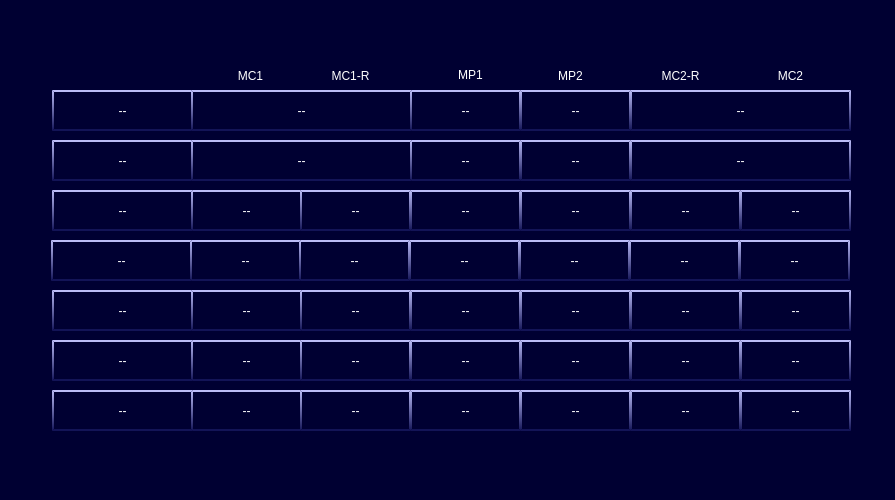
<?xml version="1.0" encoding="UTF-8"?>
<ui version="4.0">
 <class>RIOMLCUVersionControl</class>
 <widget class="QWidget" name="RIOMLCUVersionControl">
  <property name="geometry">
   <rect>
    <x>0</x>
    <y>0</y>
    <width>895</width>
    <height>500</height>
   </rect>
  </property>
  <property name="windowTitle">
   <string>Form</string>
  </property>
  <property name="styleSheet">
   <string notr="true">background-color: rgb(0, 0, 50);</string>
  </property>
  <widget class="QLabel" name="line3_3">
   <property name="geometry">
    <rect>
     <x>410</x>
     <y>190</y>
     <width>111</width>
     <height>41</height>
    </rect>
   </property>
   <property name="styleSheet">
    <string notr="true">border-top:2px solid rgb(187,188,247);
border-left: 2px solid qlineargradient(x1:0, y1:0, x2:0, y2:1,stop:0 rgb(187,188,247) , stop:1 rgb(19,20,87));
border-right: 2px solid qlineargradient(x1:0, y1:0, x2:0, y2:1,stop:0 rgb(187,188,247) , stop:1 rgb(19,20,87));
border-bottom:2px solid  rgb(19,20,87);
font:16px &quot;微软雅黑&quot; ;
color: rgb(255, 255, 255);
background-color: rgb(0, 0, 50);</string>
   </property>
   <property name="text">
    <string>--</string>
   </property>
   <property name="alignment">
    <set>Qt::AlignCenter</set>
   </property>
  </widget>
  <widget class="QLabel" name="line3_1">
   <property name="geometry">
    <rect>
     <x>191</x>
     <y>190</y>
     <width>111</width>
     <height>41</height>
    </rect>
   </property>
   <property name="styleSheet">
    <string notr="true">border-top:2px solid rgb(187,188,247);
border-left: 2px solid qlineargradient(x1:0, y1:0, x2:0, y2:1,stop:0 rgb(187,188,247) , stop:1 rgb(19,20,87));
border-right: 2px solid qlineargradient(x1:0, y1:0, x2:0, y2:1,stop:0 rgb(187,188,247) , stop:1 rgb(19,20,87));
border-bottom:2px solid  rgb(19,20,87);
font:16px &quot;微软雅黑&quot; ;
color: rgb(255, 255, 255);
background-color: rgb(0, 0, 50);</string>
   </property>
   <property name="text">
    <string>--</string>
   </property>
   <property name="alignment">
    <set>Qt::AlignCenter</set>
   </property>
  </widget>
  <widget class="QLabel" name="line4_4">
   <property name="geometry">
    <rect>
     <x>519</x>
     <y>240</y>
     <width>111</width>
     <height>41</height>
    </rect>
   </property>
   <property name="styleSheet">
    <string notr="true">border-top:2px solid rgb(187,188,247);
border-left: 2px solid qlineargradient(x1:0, y1:0, x2:0, y2:1,stop:0 rgb(187,188,247) , stop:1 rgb(19,20,87));
border-right: 2px solid qlineargradient(x1:0, y1:0, x2:0, y2:1,stop:0 rgb(187,188,247) , stop:1 rgb(19,20,87));
border-bottom:2px solid  rgb(19,20,87);
font:16px &quot;微软雅黑&quot; ;
color: rgb(255, 255, 255);
background-color: rgb(0, 0, 50);</string>
   </property>
   <property name="text">
    <string>--</string>
   </property>
   <property name="alignment">
    <set>Qt::AlignCenter</set>
   </property>
  </widget>
  <widget class="QLabel" name="line2_name">
   <property name="geometry">
    <rect>
     <x>52</x>
     <y>140</y>
     <width>141</width>
     <height>41</height>
    </rect>
   </property>
   <property name="styleSheet">
    <string notr="true">border-top:2px solid rgb(187,188,247);
border-left: 2px solid qlineargradient(x1:0, y1:0, x2:0, y2:1,stop:0 rgb(187,188,247) , stop:1 rgb(19,20,87));
border-right: 2px solid qlineargradient(x1:0, y1:0, x2:0, y2:1,stop:0 rgb(187,188,247) , stop:1 rgb(19,20,87));
border-bottom:2px solid  rgb(19,20,87);
font:16px &quot;微软雅黑&quot; ;
color: rgb(255, 255, 255);
background-color: rgb(0, 0, 50);</string>
   </property>
   <property name="text">
    <string>--</string>
   </property>
   <property name="alignment">
    <set>Qt::AlignCenter</set>
   </property>
  </widget>
  <widget class="QLabel" name="line6_1">
   <property name="geometry">
    <rect>
     <x>191</x>
     <y>340</y>
     <width>111</width>
     <height>41</height>
    </rect>
   </property>
   <property name="styleSheet">
    <string notr="true">border-top:2px solid rgb(187,188,247);
border-left: 2px solid qlineargradient(x1:0, y1:0, x2:0, y2:1,stop:0 rgb(187,188,247) , stop:1 rgb(19,20,87));
border-right: 2px solid qlineargradient(x1:0, y1:0, x2:0, y2:1,stop:0 rgb(187,188,247) , stop:1 rgb(19,20,87));
border-bottom:2px solid  rgb(19,20,87);
font:16px &quot;微软雅黑&quot; ;
color: rgb(255, 255, 255);
background-color: rgb(0, 0, 50);</string>
   </property>
   <property name="text">
    <string>--</string>
   </property>
   <property name="alignment">
    <set>Qt::AlignCenter</set>
   </property>
  </widget>
  <widget class="QLabel" name="lbl_1_Mp1_2">
   <property name="geometry">
    <rect>
     <x>310</x>
     <y>60</y>
     <width>81</width>
     <height>31</height>
    </rect>
   </property>
   <property name="styleSheet">
    <string notr="true">color: rgb(255, 255, 255);
font:16px &quot;微软雅黑&quot;;</string>
   </property>
   <property name="text">
    <string>MC1-R</string>
   </property>
   <property name="alignment">
    <set>Qt::AlignCenter</set>
   </property>
  </widget>
  <widget class="QLabel" name="line6_5">
   <property name="geometry">
    <rect>
     <x>630</x>
     <y>340</y>
     <width>111</width>
     <height>41</height>
    </rect>
   </property>
   <property name="styleSheet">
    <string notr="true">border-top:2px solid rgb(187,188,247);
border-left: 2px solid qlineargradient(x1:0, y1:0, x2:0, y2:1,stop:0 rgb(187,188,247) , stop:1 rgb(19,20,87));
border-right: 2px solid qlineargradient(x1:0, y1:0, x2:0, y2:1,stop:0 rgb(187,188,247) , stop:1 rgb(19,20,87));
border-bottom:2px solid  rgb(19,20,87);
font:16px &quot;微软雅黑&quot; ;
color: rgb(255, 255, 255);
background-color: rgb(0, 0, 50);</string>
   </property>
   <property name="text">
    <string>--</string>
   </property>
   <property name="alignment">
    <set>Qt::AlignCenter</set>
   </property>
  </widget>
  <widget class="QLabel" name="line3_2">
   <property name="geometry">
    <rect>
     <x>300</x>
     <y>190</y>
     <width>111</width>
     <height>41</height>
    </rect>
   </property>
   <property name="styleSheet">
    <string notr="true">border-top:2px solid rgb(187,188,247);
border-left: 2px solid qlineargradient(x1:0, y1:0, x2:0, y2:1,stop:0 rgb(187,188,247) , stop:1 rgb(19,20,87));
border-right: 2px solid qlineargradient(x1:0, y1:0, x2:0, y2:1,stop:0 rgb(187,188,247) , stop:1 rgb(19,20,87));
border-bottom:2px solid  rgb(19,20,87);
font:16px &quot;微软雅黑&quot; ;
color: rgb(255, 255, 255);
background-color: rgb(0, 0, 50);</string>
   </property>
   <property name="text">
    <string>--</string>
   </property>
   <property name="alignment">
    <set>Qt::AlignCenter</set>
   </property>
  </widget>
  <widget class="QLabel" name="line2_2">
   <property name="geometry">
    <rect>
     <x>410</x>
     <y>140</y>
     <width>111</width>
     <height>41</height>
    </rect>
   </property>
   <property name="styleSheet">
    <string notr="true">border-top:2px solid rgb(187,188,247);
border-left: 2px solid qlineargradient(x1:0, y1:0, x2:0, y2:1,stop:0 rgb(187,188,247) , stop:1 rgb(19,20,87));
border-right: 2px solid qlineargradient(x1:0, y1:0, x2:0, y2:1,stop:0 rgb(187,188,247) , stop:1 rgb(19,20,87));
border-bottom:2px solid  rgb(19,20,87);
font:16px &quot;微软雅黑&quot; ;
color: rgb(255, 255, 255);
background-color: rgb(0, 0, 50);</string>
   </property>
   <property name="text">
    <string>--</string>
   </property>
   <property name="alignment">
    <set>Qt::AlignCenter</set>
   </property>
  </widget>
  <widget class="QLabel" name="line5_5">
   <property name="geometry">
    <rect>
     <x>630</x>
     <y>290</y>
     <width>111</width>
     <height>41</height>
    </rect>
   </property>
   <property name="styleSheet">
    <string notr="true">border-top:2px solid rgb(187,188,247);
border-left: 2px solid qlineargradient(x1:0, y1:0, x2:0, y2:1,stop:0 rgb(187,188,247) , stop:1 rgb(19,20,87));
border-right: 2px solid qlineargradient(x1:0, y1:0, x2:0, y2:1,stop:0 rgb(187,188,247) , stop:1 rgb(19,20,87));
border-bottom:2px solid  rgb(19,20,87);
font:16px &quot;微软雅黑&quot; ;
color: rgb(255, 255, 255);
background-color: rgb(0, 0, 50);</string>
   </property>
   <property name="text">
    <string>--</string>
   </property>
   <property name="alignment">
    <set>Qt::AlignCenter</set>
   </property>
  </widget>
  <widget class="QLabel" name="line6_3">
   <property name="geometry">
    <rect>
     <x>410</x>
     <y>340</y>
     <width>111</width>
     <height>41</height>
    </rect>
   </property>
   <property name="styleSheet">
    <string notr="true">border-top:2px solid rgb(187,188,247);
border-left: 2px solid qlineargradient(x1:0, y1:0, x2:0, y2:1,stop:0 rgb(187,188,247) , stop:1 rgb(19,20,87));
border-right: 2px solid qlineargradient(x1:0, y1:0, x2:0, y2:1,stop:0 rgb(187,188,247) , stop:1 rgb(19,20,87));
border-bottom:2px solid  rgb(19,20,87);
font:16px &quot;微软雅黑&quot; ;
color: rgb(255, 255, 255);
background-color: rgb(0, 0, 50);</string>
   </property>
   <property name="text">
    <string>--</string>
   </property>
   <property name="alignment">
    <set>Qt::AlignCenter</set>
   </property>
  </widget>
  <widget class="QLabel" name="line1_1">
   <property name="geometry">
    <rect>
     <x>191</x>
     <y>90</y>
     <width>221</width>
     <height>41</height>
    </rect>
   </property>
   <property name="styleSheet">
    <string notr="true">border-top:2px solid rgb(187,188,247);
border-left: 2px solid qlineargradient(x1:0, y1:0, x2:0, y2:1,stop:0 rgb(187,188,247) , stop:1 rgb(19,20,87));
border-right: 2px solid qlineargradient(x1:0, y1:0, x2:0, y2:1,stop:0 rgb(187,188,247) , stop:1 rgb(19,20,87));
border-bottom:2px solid  rgb(19,20,87);
font:16px &quot;微软雅黑&quot; ;
color: rgb(255, 255, 255);
background-color: rgb(0, 0, 50);</string>
   </property>
   <property name="text">
    <string>--</string>
   </property>
   <property name="alignment">
    <set>Qt::AlignCenter</set>
   </property>
  </widget>
  <widget class="QLabel" name="line2_3">
   <property name="geometry">
    <rect>
     <x>520</x>
     <y>140</y>
     <width>111</width>
     <height>41</height>
    </rect>
   </property>
   <property name="styleSheet">
    <string notr="true">border-top:2px solid rgb(187,188,247);
border-left: 2px solid qlineargradient(x1:0, y1:0, x2:0, y2:1,stop:0 rgb(187,188,247) , stop:1 rgb(19,20,87));
border-right: 2px solid qlineargradient(x1:0, y1:0, x2:0, y2:1,stop:0 rgb(187,188,247) , stop:1 rgb(19,20,87));
border-bottom:2px solid  rgb(19,20,87);
font:16px &quot;微软雅黑&quot; ;
color: rgb(255, 255, 255);
background-color: rgb(0, 0, 50);</string>
   </property>
   <property name="text">
    <string>--</string>
   </property>
   <property name="alignment">
    <set>Qt::AlignCenter</set>
   </property>
  </widget>
  <widget class="QLabel" name="line1_2">
   <property name="geometry">
    <rect>
     <x>410</x>
     <y>90</y>
     <width>111</width>
     <height>41</height>
    </rect>
   </property>
   <property name="styleSheet">
    <string notr="true">border-top:2px solid rgb(187,188,247);
border-left: 2px solid qlineargradient(x1:0, y1:0, x2:0, y2:1,stop:0 rgb(187,188,247) , stop:1 rgb(19,20,87));
border-right: 2px solid qlineargradient(x1:0, y1:0, x2:0, y2:1,stop:0 rgb(187,188,247) , stop:1 rgb(19,20,87));
border-bottom:2px solid  rgb(19,20,87);
font:16px &quot;微软雅黑&quot; ;
color: rgb(255, 255, 255);
background-color: rgb(0, 0, 50);</string>
   </property>
   <property name="text">
    <string>--</string>
   </property>
   <property name="alignment">
    <set>Qt::AlignCenter</set>
   </property>
  </widget>
  <widget class="QLabel" name="lbl_1_Mp1">
   <property name="geometry">
    <rect>
     <x>210</x>
     <y>60</y>
     <width>81</width>
     <height>31</height>
    </rect>
   </property>
   <property name="styleSheet">
    <string notr="true">color: rgb(255, 255, 255);
font:16px &quot;微软雅黑&quot;;</string>
   </property>
   <property name="text">
    <string>MC1</string>
   </property>
   <property name="alignment">
    <set>Qt::AlignCenter</set>
   </property>
  </widget>
  <widget class="QLabel" name="line4_2">
   <property name="geometry">
    <rect>
     <x>299</x>
     <y>240</y>
     <width>111</width>
     <height>41</height>
    </rect>
   </property>
   <property name="styleSheet">
    <string notr="true">border-top:2px solid rgb(187,188,247);
border-left: 2px solid qlineargradient(x1:0, y1:0, x2:0, y2:1,stop:0 rgb(187,188,247) , stop:1 rgb(19,20,87));
border-right: 2px solid qlineargradient(x1:0, y1:0, x2:0, y2:1,stop:0 rgb(187,188,247) , stop:1 rgb(19,20,87));
border-bottom:2px solid  rgb(19,20,87);
font:16px &quot;微软雅黑&quot; ;
color: rgb(255, 255, 255);
background-color: rgb(0, 0, 50);</string>
   </property>
   <property name="text">
    <string>--</string>
   </property>
   <property name="alignment">
    <set>Qt::AlignCenter</set>
   </property>
  </widget>
  <widget class="QLabel" name="line2_1">
   <property name="geometry">
    <rect>
     <x>191</x>
     <y>140</y>
     <width>221</width>
     <height>41</height>
    </rect>
   </property>
   <property name="styleSheet">
    <string notr="true">border-top:2px solid rgb(187,188,247);
border-left: 2px solid qlineargradient(x1:0, y1:0, x2:0, y2:1,stop:0 rgb(187,188,247) , stop:1 rgb(19,20,87));
border-right: 2px solid qlineargradient(x1:0, y1:0, x2:0, y2:1,stop:0 rgb(187,188,247) , stop:1 rgb(19,20,87));
border-bottom:2px solid  rgb(19,20,87);
font:16px &quot;微软雅黑&quot; ;
color: rgb(255, 255, 255);
background-color: rgb(0, 0, 50);</string>
   </property>
   <property name="text">
    <string>--</string>
   </property>
   <property name="alignment">
    <set>Qt::AlignCenter</set>
   </property>
  </widget>
  <widget class="QLabel" name="line5_2">
   <property name="geometry">
    <rect>
     <x>300</x>
     <y>290</y>
     <width>111</width>
     <height>41</height>
    </rect>
   </property>
   <property name="styleSheet">
    <string notr="true">border-top:2px solid rgb(187,188,247);
border-left: 2px solid qlineargradient(x1:0, y1:0, x2:0, y2:1,stop:0 rgb(187,188,247) , stop:1 rgb(19,20,87));
border-right: 2px solid qlineargradient(x1:0, y1:0, x2:0, y2:1,stop:0 rgb(187,188,247) , stop:1 rgb(19,20,87));
border-bottom:2px solid  rgb(19,20,87);
font:16px &quot;微软雅黑&quot; ;
color: rgb(255, 255, 255);
background-color: rgb(0, 0, 50);</string>
   </property>
   <property name="text">
    <string>--</string>
   </property>
   <property name="alignment">
    <set>Qt::AlignCenter</set>
   </property>
  </widget>
  <widget class="QLabel" name="lbl_1_Mp1_3">
   <property name="geometry">
    <rect>
     <x>430</x>
     <y>59</y>
     <width>81</width>
     <height>31</height>
    </rect>
   </property>
   <property name="styleSheet">
    <string notr="true">color: rgb(255, 255, 255);
font:16px &quot;微软雅黑&quot;;</string>
   </property>
   <property name="text">
    <string>MP1</string>
   </property>
   <property name="alignment">
    <set>Qt::AlignCenter</set>
   </property>
  </widget>
  <widget class="QLabel" name="line3_6">
   <property name="geometry">
    <rect>
     <x>740</x>
     <y>190</y>
     <width>111</width>
     <height>41</height>
    </rect>
   </property>
   <property name="styleSheet">
    <string notr="true">border-top:2px solid rgb(187,188,247);
border-left: 2px solid qlineargradient(x1:0, y1:0, x2:0, y2:1,stop:0 rgb(187,188,247) , stop:1 rgb(19,20,87));
border-right: 2px solid qlineargradient(x1:0, y1:0, x2:0, y2:1,stop:0 rgb(187,188,247) , stop:1 rgb(19,20,87));
border-bottom:2px solid  rgb(19,20,87);
font:16px &quot;微软雅黑&quot; ;
color: rgb(255, 255, 255);
background-color: rgb(0, 0, 50);</string>
   </property>
   <property name="text">
    <string>--</string>
   </property>
   <property name="alignment">
    <set>Qt::AlignCenter</set>
   </property>
  </widget>
  <widget class="QLabel" name="line3_5">
   <property name="geometry">
    <rect>
     <x>630</x>
     <y>190</y>
     <width>111</width>
     <height>41</height>
    </rect>
   </property>
   <property name="styleSheet">
    <string notr="true">border-top:2px solid rgb(187,188,247);
border-left: 2px solid qlineargradient(x1:0, y1:0, x2:0, y2:1,stop:0 rgb(187,188,247) , stop:1 rgb(19,20,87));
border-right: 2px solid qlineargradient(x1:0, y1:0, x2:0, y2:1,stop:0 rgb(187,188,247) , stop:1 rgb(19,20,87));
border-bottom:2px solid  rgb(19,20,87);
font:16px &quot;微软雅黑&quot; ;
color: rgb(255, 255, 255);
background-color: rgb(0, 0, 50);</string>
   </property>
   <property name="text">
    <string>--</string>
   </property>
   <property name="alignment">
    <set>Qt::AlignCenter</set>
   </property>
  </widget>
  <widget class="QLabel" name="line5_name">
   <property name="geometry">
    <rect>
     <x>52</x>
     <y>290</y>
     <width>141</width>
     <height>41</height>
    </rect>
   </property>
   <property name="styleSheet">
    <string notr="true">border-top:2px solid rgb(187,188,247);
border-left: 2px solid qlineargradient(x1:0, y1:0, x2:0, y2:1,stop:0 rgb(187,188,247) , stop:1 rgb(19,20,87));
border-right: 2px solid qlineargradient(x1:0, y1:0, x2:0, y2:1,stop:0 rgb(187,188,247) , stop:1 rgb(19,20,87));
border-bottom:2px solid  rgb(19,20,87);
font:16px &quot;微软雅黑&quot; ;
color: rgb(255, 255, 255);
background-color: rgb(0, 0, 50);</string>
   </property>
   <property name="text">
    <string>--</string>
   </property>
   <property name="alignment">
    <set>Qt::AlignCenter</set>
   </property>
  </widget>
  <widget class="QLabel" name="line1_4">
   <property name="geometry">
    <rect>
     <x>630</x>
     <y>90</y>
     <width>221</width>
     <height>41</height>
    </rect>
   </property>
   <property name="styleSheet">
    <string notr="true">border-top:2px solid rgb(187,188,247);
border-left: 2px solid qlineargradient(x1:0, y1:0, x2:0, y2:1,stop:0 rgb(187,188,247) , stop:1 rgb(19,20,87));
border-right: 2px solid qlineargradient(x1:0, y1:0, x2:0, y2:1,stop:0 rgb(187,188,247) , stop:1 rgb(19,20,87));
border-bottom:2px solid  rgb(19,20,87);
font:16px &quot;微软雅黑&quot; ;
color: rgb(255, 255, 255);
background-color: rgb(0, 0, 50);</string>
   </property>
   <property name="text">
    <string>--</string>
   </property>
   <property name="alignment">
    <set>Qt::AlignCenter</set>
   </property>
  </widget>
  <widget class="QLabel" name="line3_name">
   <property name="geometry">
    <rect>
     <x>52</x>
     <y>190</y>
     <width>141</width>
     <height>41</height>
    </rect>
   </property>
   <property name="styleSheet">
    <string notr="true">border-top:2px solid rgb(187,188,247);
border-left: 2px solid qlineargradient(x1:0, y1:0, x2:0, y2:1,stop:0 rgb(187,188,247) , stop:1 rgb(19,20,87));
border-right: 2px solid qlineargradient(x1:0, y1:0, x2:0, y2:1,stop:0 rgb(187,188,247) , stop:1 rgb(19,20,87));
border-bottom:2px solid  rgb(19,20,87);
font:16px &quot;微软雅黑&quot; ;
color: rgb(255, 255, 255);
background-color: rgb(0, 0, 50);</string>
   </property>
   <property name="text">
    <string>--</string>
   </property>
   <property name="alignment">
    <set>Qt::AlignCenter</set>
   </property>
  </widget>
  <widget class="QLabel" name="lbl_1_Mp1_6">
   <property name="geometry">
    <rect>
     <x>530</x>
     <y>60</y>
     <width>81</width>
     <height>31</height>
    </rect>
   </property>
   <property name="styleSheet">
    <string notr="true">color: rgb(255, 255, 255);
font:16px &quot;微软雅黑&quot;;</string>
   </property>
   <property name="text">
    <string>MP2</string>
   </property>
   <property name="alignment">
    <set>Qt::AlignCenter</set>
   </property>
  </widget>
  <widget class="QLabel" name="line4_1">
   <property name="geometry">
    <rect>
     <x>190</x>
     <y>240</y>
     <width>111</width>
     <height>41</height>
    </rect>
   </property>
   <property name="styleSheet">
    <string notr="true">border-top:2px solid rgb(187,188,247);
border-left: 2px solid qlineargradient(x1:0, y1:0, x2:0, y2:1,stop:0 rgb(187,188,247) , stop:1 rgb(19,20,87));
border-right: 2px solid qlineargradient(x1:0, y1:0, x2:0, y2:1,stop:0 rgb(187,188,247) , stop:1 rgb(19,20,87));
border-bottom:2px solid  rgb(19,20,87);
font:16px &quot;微软雅黑&quot; ;
color: rgb(255, 255, 255);
background-color: rgb(0, 0, 50);</string>
   </property>
   <property name="text">
    <string>--</string>
   </property>
   <property name="alignment">
    <set>Qt::AlignCenter</set>
   </property>
  </widget>
  <widget class="QLabel" name="line2_4">
   <property name="geometry">
    <rect>
     <x>630</x>
     <y>140</y>
     <width>221</width>
     <height>41</height>
    </rect>
   </property>
   <property name="styleSheet">
    <string notr="true">border-top:2px solid rgb(187,188,247);
border-left: 2px solid qlineargradient(x1:0, y1:0, x2:0, y2:1,stop:0 rgb(187,188,247) , stop:1 rgb(19,20,87));
border-right: 2px solid qlineargradient(x1:0, y1:0, x2:0, y2:1,stop:0 rgb(187,188,247) , stop:1 rgb(19,20,87));
border-bottom:2px solid  rgb(19,20,87);
font:16px &quot;微软雅黑&quot; ;
color: rgb(255, 255, 255);
background-color: rgb(0, 0, 50);</string>
   </property>
   <property name="text">
    <string>--</string>
   </property>
   <property name="alignment">
    <set>Qt::AlignCenter</set>
   </property>
  </widget>
  <widget class="QLabel" name="line6_4">
   <property name="geometry">
    <rect>
     <x>520</x>
     <y>340</y>
     <width>111</width>
     <height>41</height>
    </rect>
   </property>
   <property name="styleSheet">
    <string notr="true">border-top:2px solid rgb(187,188,247);
border-left: 2px solid qlineargradient(x1:0, y1:0, x2:0, y2:1,stop:0 rgb(187,188,247) , stop:1 rgb(19,20,87));
border-right: 2px solid qlineargradient(x1:0, y1:0, x2:0, y2:1,stop:0 rgb(187,188,247) , stop:1 rgb(19,20,87));
border-bottom:2px solid  rgb(19,20,87);
font:16px &quot;微软雅黑&quot; ;
color: rgb(255, 255, 255);
background-color: rgb(0, 0, 50);</string>
   </property>
   <property name="text">
    <string>--</string>
   </property>
   <property name="alignment">
    <set>Qt::AlignCenter</set>
   </property>
  </widget>
  <widget class="QLabel" name="line3_4">
   <property name="geometry">
    <rect>
     <x>520</x>
     <y>190</y>
     <width>111</width>
     <height>41</height>
    </rect>
   </property>
   <property name="styleSheet">
    <string notr="true">border-top:2px solid rgb(187,188,247);
border-left: 2px solid qlineargradient(x1:0, y1:0, x2:0, y2:1,stop:0 rgb(187,188,247) , stop:1 rgb(19,20,87));
border-right: 2px solid qlineargradient(x1:0, y1:0, x2:0, y2:1,stop:0 rgb(187,188,247) , stop:1 rgb(19,20,87));
border-bottom:2px solid  rgb(19,20,87);
font:16px &quot;微软雅黑&quot; ;
color: rgb(255, 255, 255);
background-color: rgb(0, 0, 50);</string>
   </property>
   <property name="text">
    <string>--</string>
   </property>
   <property name="alignment">
    <set>Qt::AlignCenter</set>
   </property>
  </widget>
  <widget class="QLabel" name="line5_4">
   <property name="geometry">
    <rect>
     <x>520</x>
     <y>290</y>
     <width>111</width>
     <height>41</height>
    </rect>
   </property>
   <property name="styleSheet">
    <string notr="true">border-top:2px solid rgb(187,188,247);
border-left: 2px solid qlineargradient(x1:0, y1:0, x2:0, y2:1,stop:0 rgb(187,188,247) , stop:1 rgb(19,20,87));
border-right: 2px solid qlineargradient(x1:0, y1:0, x2:0, y2:1,stop:0 rgb(187,188,247) , stop:1 rgb(19,20,87));
border-bottom:2px solid  rgb(19,20,87);
font:16px &quot;微软雅黑&quot; ;
color: rgb(255, 255, 255);
background-color: rgb(0, 0, 50);</string>
   </property>
   <property name="text">
    <string>--</string>
   </property>
   <property name="alignment">
    <set>Qt::AlignCenter</set>
   </property>
  </widget>
  <widget class="QLabel" name="line4_name">
   <property name="geometry">
    <rect>
     <x>51</x>
     <y>240</y>
     <width>141</width>
     <height>41</height>
    </rect>
   </property>
   <property name="styleSheet">
    <string notr="true">border-top:2px solid rgb(187,188,247);
border-left: 2px solid qlineargradient(x1:0, y1:0, x2:0, y2:1,stop:0 rgb(187,188,247) , stop:1 rgb(19,20,87));
border-right: 2px solid qlineargradient(x1:0, y1:0, x2:0, y2:1,stop:0 rgb(187,188,247) , stop:1 rgb(19,20,87));
border-bottom:2px solid  rgb(19,20,87);
font:16px &quot;微软雅黑&quot; ;
color: rgb(255, 255, 255);
background-color: rgb(0, 0, 50);</string>
   </property>
   <property name="text">
    <string>--</string>
   </property>
   <property name="alignment">
    <set>Qt::AlignCenter</set>
   </property>
  </widget>
  <widget class="QLabel" name="line4_3">
   <property name="geometry">
    <rect>
     <x>409</x>
     <y>240</y>
     <width>111</width>
     <height>41</height>
    </rect>
   </property>
   <property name="styleSheet">
    <string notr="true">border-top:2px solid rgb(187,188,247);
border-left: 2px solid qlineargradient(x1:0, y1:0, x2:0, y2:1,stop:0 rgb(187,188,247) , stop:1 rgb(19,20,87));
border-right: 2px solid qlineargradient(x1:0, y1:0, x2:0, y2:1,stop:0 rgb(187,188,247) , stop:1 rgb(19,20,87));
border-bottom:2px solid  rgb(19,20,87);
font:16px &quot;微软雅黑&quot; ;
color: rgb(255, 255, 255);
background-color: rgb(0, 0, 50);</string>
   </property>
   <property name="text">
    <string>--</string>
   </property>
   <property name="alignment">
    <set>Qt::AlignCenter</set>
   </property>
  </widget>
  <widget class="QLabel" name="line1_name">
   <property name="geometry">
    <rect>
     <x>52</x>
     <y>90</y>
     <width>141</width>
     <height>41</height>
    </rect>
   </property>
   <property name="styleSheet">
    <string notr="true">border-top:2px solid rgb(187,188,247);
border-left: 2px solid qlineargradient(x1:0, y1:0, x2:0, y2:1,stop:0 rgb(187,188,247) , stop:1 rgb(19,20,87));
border-right: 2px solid qlineargradient(x1:0, y1:0, x2:0, y2:1,stop:0 rgb(187,188,247) , stop:1 rgb(19,20,87));
border-bottom:2px solid  rgb(19,20,87);
font:16px &quot;微软雅黑&quot; ;
color: rgb(255, 255, 255);
background-color: rgb(0, 0, 50);</string>
   </property>
   <property name="text">
    <string>--</string>
   </property>
   <property name="alignment">
    <set>Qt::AlignCenter</set>
   </property>
  </widget>
  <widget class="QLabel" name="line6_name">
   <property name="geometry">
    <rect>
     <x>52</x>
     <y>340</y>
     <width>141</width>
     <height>41</height>
    </rect>
   </property>
   <property name="styleSheet">
    <string notr="true">border-top:2px solid rgb(187,188,247);
border-left: 2px solid qlineargradient(x1:0, y1:0, x2:0, y2:1,stop:0 rgb(187,188,247) , stop:1 rgb(19,20,87));
border-right: 2px solid qlineargradient(x1:0, y1:0, x2:0, y2:1,stop:0 rgb(187,188,247) , stop:1 rgb(19,20,87));
border-bottom:2px solid  rgb(19,20,87);
font:16px &quot;微软雅黑&quot; ;
color: rgb(255, 255, 255);
background-color: rgb(0, 0, 50);</string>
   </property>
   <property name="text">
    <string>--</string>
   </property>
   <property name="alignment">
    <set>Qt::AlignCenter</set>
   </property>
  </widget>
  <widget class="QLabel" name="line6_2">
   <property name="geometry">
    <rect>
     <x>300</x>
     <y>340</y>
     <width>111</width>
     <height>41</height>
    </rect>
   </property>
   <property name="styleSheet">
    <string notr="true">border-top:2px solid rgb(187,188,247);
border-left: 2px solid qlineargradient(x1:0, y1:0, x2:0, y2:1,stop:0 rgb(187,188,247) , stop:1 rgb(19,20,87));
border-right: 2px solid qlineargradient(x1:0, y1:0, x2:0, y2:1,stop:0 rgb(187,188,247) , stop:1 rgb(19,20,87));
border-bottom:2px solid  rgb(19,20,87);
font:16px &quot;微软雅黑&quot; ;
color: rgb(255, 255, 255);
background-color: rgb(0, 0, 50);</string>
   </property>
   <property name="text">
    <string>--</string>
   </property>
   <property name="alignment">
    <set>Qt::AlignCenter</set>
   </property>
  </widget>
  <widget class="QLabel" name="lbl_1_Mp1_7">
   <property name="geometry">
    <rect>
     <x>640</x>
     <y>60</y>
     <width>81</width>
     <height>31</height>
    </rect>
   </property>
   <property name="styleSheet">
    <string notr="true">color: rgb(255, 255, 255);
font:16px &quot;微软雅黑&quot;;</string>
   </property>
   <property name="text">
    <string>MC2-R</string>
   </property>
   <property name="alignment">
    <set>Qt::AlignCenter</set>
   </property>
  </widget>
  <widget class="QLabel" name="line5_1">
   <property name="geometry">
    <rect>
     <x>191</x>
     <y>290</y>
     <width>111</width>
     <height>41</height>
    </rect>
   </property>
   <property name="styleSheet">
    <string notr="true">border-top:2px solid rgb(187,188,247);
border-left: 2px solid qlineargradient(x1:0, y1:0, x2:0, y2:1,stop:0 rgb(187,188,247) , stop:1 rgb(19,20,87));
border-right: 2px solid qlineargradient(x1:0, y1:0, x2:0, y2:1,stop:0 rgb(187,188,247) , stop:1 rgb(19,20,87));
border-bottom:2px solid  rgb(19,20,87);
font:16px &quot;微软雅黑&quot; ;
color: rgb(255, 255, 255);
background-color: rgb(0, 0, 50);</string>
   </property>
   <property name="text">
    <string>--</string>
   </property>
   <property name="alignment">
    <set>Qt::AlignCenter</set>
   </property>
  </widget>
  <widget class="QLabel" name="line4_5">
   <property name="geometry">
    <rect>
     <x>629</x>
     <y>240</y>
     <width>111</width>
     <height>41</height>
    </rect>
   </property>
   <property name="styleSheet">
    <string notr="true">border-top:2px solid rgb(187,188,247);
border-left: 2px solid qlineargradient(x1:0, y1:0, x2:0, y2:1,stop:0 rgb(187,188,247) , stop:1 rgb(19,20,87));
border-right: 2px solid qlineargradient(x1:0, y1:0, x2:0, y2:1,stop:0 rgb(187,188,247) , stop:1 rgb(19,20,87));
border-bottom:2px solid  rgb(19,20,87);
font:16px &quot;微软雅黑&quot; ;
color: rgb(255, 255, 255);
background-color: rgb(0, 0, 50);</string>
   </property>
   <property name="text">
    <string>--</string>
   </property>
   <property name="alignment">
    <set>Qt::AlignCenter</set>
   </property>
  </widget>
  <widget class="QLabel" name="line5_3">
   <property name="geometry">
    <rect>
     <x>410</x>
     <y>290</y>
     <width>111</width>
     <height>41</height>
    </rect>
   </property>
   <property name="styleSheet">
    <string notr="true">border-top:2px solid rgb(187,188,247);
border-left: 2px solid qlineargradient(x1:0, y1:0, x2:0, y2:1,stop:0 rgb(187,188,247) , stop:1 rgb(19,20,87));
border-right: 2px solid qlineargradient(x1:0, y1:0, x2:0, y2:1,stop:0 rgb(187,188,247) , stop:1 rgb(19,20,87));
border-bottom:2px solid  rgb(19,20,87);
font:16px &quot;微软雅黑&quot; ;
color: rgb(255, 255, 255);
background-color: rgb(0, 0, 50);</string>
   </property>
   <property name="text">
    <string>--</string>
   </property>
   <property name="alignment">
    <set>Qt::AlignCenter</set>
   </property>
  </widget>
  <widget class="QLabel" name="line1_3">
   <property name="geometry">
    <rect>
     <x>520</x>
     <y>90</y>
     <width>111</width>
     <height>41</height>
    </rect>
   </property>
   <property name="styleSheet">
    <string notr="true">border-top:2px solid rgb(187,188,247);
border-left: 2px solid qlineargradient(x1:0, y1:0, x2:0, y2:1,stop:0 rgb(187,188,247) , stop:1 rgb(19,20,87));
border-right: 2px solid qlineargradient(x1:0, y1:0, x2:0, y2:1,stop:0 rgb(187,188,247) , stop:1 rgb(19,20,87));
border-bottom:2px solid  rgb(19,20,87);
font:16px &quot;微软雅黑&quot; ;
color: rgb(255, 255, 255);
background-color: rgb(0, 0, 50);</string>
   </property>
   <property name="text">
    <string>--</string>
   </property>
   <property name="alignment">
    <set>Qt::AlignCenter</set>
   </property>
  </widget>
  <widget class="QLabel" name="lbl_1_Mp1_8">
   <property name="geometry">
    <rect>
     <x>750</x>
     <y>60</y>
     <width>81</width>
     <height>31</height>
    </rect>
   </property>
   <property name="styleSheet">
    <string notr="true">color: rgb(255, 255, 255);
font:16px &quot;微软雅黑&quot;;</string>
   </property>
   <property name="text">
    <string>MC2</string>
   </property>
   <property name="alignment">
    <set>Qt::AlignCenter</set>
   </property>
  </widget>
  <widget class="QLabel" name="line4_6">
   <property name="geometry">
    <rect>
     <x>739</x>
     <y>240</y>
     <width>111</width>
     <height>41</height>
    </rect>
   </property>
   <property name="styleSheet">
    <string notr="true">border-top:2px solid rgb(187,188,247);
border-left: 2px solid qlineargradient(x1:0, y1:0, x2:0, y2:1,stop:0 rgb(187,188,247) , stop:1 rgb(19,20,87));
border-right: 2px solid qlineargradient(x1:0, y1:0, x2:0, y2:1,stop:0 rgb(187,188,247) , stop:1 rgb(19,20,87));
border-bottom:2px solid  rgb(19,20,87);
font:16px &quot;微软雅黑&quot; ;
color: rgb(255, 255, 255);
background-color: rgb(0, 0, 50);</string>
   </property>
   <property name="text">
    <string>--</string>
   </property>
   <property name="alignment">
    <set>Qt::AlignCenter</set>
   </property>
  </widget>
  <widget class="QLabel" name="line5_6">
   <property name="geometry">
    <rect>
     <x>740</x>
     <y>290</y>
     <width>111</width>
     <height>41</height>
    </rect>
   </property>
   <property name="styleSheet">
    <string notr="true">border-top:2px solid rgb(187,188,247);
border-left: 2px solid qlineargradient(x1:0, y1:0, x2:0, y2:1,stop:0 rgb(187,188,247) , stop:1 rgb(19,20,87));
border-right: 2px solid qlineargradient(x1:0, y1:0, x2:0, y2:1,stop:0 rgb(187,188,247) , stop:1 rgb(19,20,87));
border-bottom:2px solid  rgb(19,20,87);
font:16px &quot;微软雅黑&quot; ;
color: rgb(255, 255, 255);
background-color: rgb(0, 0, 50);</string>
   </property>
   <property name="text">
    <string>--</string>
   </property>
   <property name="alignment">
    <set>Qt::AlignCenter</set>
   </property>
  </widget>
  <widget class="QLabel" name="line6_6">
   <property name="geometry">
    <rect>
     <x>740</x>
     <y>340</y>
     <width>111</width>
     <height>41</height>
    </rect>
   </property>
   <property name="styleSheet">
    <string notr="true">border-top:2px solid rgb(187,188,247);
border-left: 2px solid qlineargradient(x1:0, y1:0, x2:0, y2:1,stop:0 rgb(187,188,247) , stop:1 rgb(19,20,87));
border-right: 2px solid qlineargradient(x1:0, y1:0, x2:0, y2:1,stop:0 rgb(187,188,247) , stop:1 rgb(19,20,87));
border-bottom:2px solid  rgb(19,20,87);
font:16px &quot;微软雅黑&quot; ;
color: rgb(255, 255, 255);
background-color: rgb(0, 0, 50);</string>
   </property>
   <property name="text">
    <string>--</string>
   </property>
   <property name="alignment">
    <set>Qt::AlignCenter</set>
   </property>
  </widget>
  <widget class="QLabel" name="line7_1">
   <property name="geometry">
    <rect>
     <x>191</x>
     <y>390</y>
     <width>111</width>
     <height>41</height>
    </rect>
   </property>
   <property name="styleSheet">
    <string notr="true">border-top:2px solid rgb(187,188,247);
border-left: 2px solid qlineargradient(x1:0, y1:0, x2:0, y2:1,stop:0 rgb(187,188,247) , stop:1 rgb(19,20,87));
border-right: 2px solid qlineargradient(x1:0, y1:0, x2:0, y2:1,stop:0 rgb(187,188,247) , stop:1 rgb(19,20,87));
border-bottom:2px solid  rgb(19,20,87);
font:16px &quot;微软雅黑&quot; ;
color: rgb(255, 255, 255);
background-color: rgb(0, 0, 50);</string>
   </property>
   <property name="text">
    <string>--</string>
   </property>
   <property name="alignment">
    <set>Qt::AlignCenter</set>
   </property>
  </widget>
  <widget class="QLabel" name="line7_3">
   <property name="geometry">
    <rect>
     <x>410</x>
     <y>390</y>
     <width>111</width>
     <height>41</height>
    </rect>
   </property>
   <property name="styleSheet">
    <string notr="true">border-top:2px solid rgb(187,188,247);
border-left: 2px solid qlineargradient(x1:0, y1:0, x2:0, y2:1,stop:0 rgb(187,188,247) , stop:1 rgb(19,20,87));
border-right: 2px solid qlineargradient(x1:0, y1:0, x2:0, y2:1,stop:0 rgb(187,188,247) , stop:1 rgb(19,20,87));
border-bottom:2px solid  rgb(19,20,87);
font:16px &quot;微软雅黑&quot; ;
color: rgb(255, 255, 255);
background-color: rgb(0, 0, 50);</string>
   </property>
   <property name="text">
    <string>--</string>
   </property>
   <property name="alignment">
    <set>Qt::AlignCenter</set>
   </property>
  </widget>
  <widget class="QLabel" name="line7_6">
   <property name="geometry">
    <rect>
     <x>740</x>
     <y>390</y>
     <width>111</width>
     <height>41</height>
    </rect>
   </property>
   <property name="styleSheet">
    <string notr="true">border-top:2px solid rgb(187,188,247);
border-left: 2px solid qlineargradient(x1:0, y1:0, x2:0, y2:1,stop:0 rgb(187,188,247) , stop:1 rgb(19,20,87));
border-right: 2px solid qlineargradient(x1:0, y1:0, x2:0, y2:1,stop:0 rgb(187,188,247) , stop:1 rgb(19,20,87));
border-bottom:2px solid  rgb(19,20,87);
font:16px &quot;微软雅黑&quot; ;
color: rgb(255, 255, 255);
background-color: rgb(0, 0, 50);</string>
   </property>
   <property name="text">
    <string>--</string>
   </property>
   <property name="alignment">
    <set>Qt::AlignCenter</set>
   </property>
  </widget>
  <widget class="QLabel" name="line7_2">
   <property name="geometry">
    <rect>
     <x>300</x>
     <y>390</y>
     <width>111</width>
     <height>41</height>
    </rect>
   </property>
   <property name="styleSheet">
    <string notr="true">border-top:2px solid rgb(187,188,247);
border-left: 2px solid qlineargradient(x1:0, y1:0, x2:0, y2:1,stop:0 rgb(187,188,247) , stop:1 rgb(19,20,87));
border-right: 2px solid qlineargradient(x1:0, y1:0, x2:0, y2:1,stop:0 rgb(187,188,247) , stop:1 rgb(19,20,87));
border-bottom:2px solid  rgb(19,20,87);
font:16px &quot;微软雅黑&quot; ;
color: rgb(255, 255, 255);
background-color: rgb(0, 0, 50);</string>
   </property>
   <property name="text">
    <string>--</string>
   </property>
   <property name="alignment">
    <set>Qt::AlignCenter</set>
   </property>
  </widget>
  <widget class="QLabel" name="line7_name">
   <property name="geometry">
    <rect>
     <x>52</x>
     <y>390</y>
     <width>141</width>
     <height>41</height>
    </rect>
   </property>
   <property name="styleSheet">
    <string notr="true">border-top:2px solid rgb(187,188,247);
border-left: 2px solid qlineargradient(x1:0, y1:0, x2:0, y2:1,stop:0 rgb(187,188,247) , stop:1 rgb(19,20,87));
border-right: 2px solid qlineargradient(x1:0, y1:0, x2:0, y2:1,stop:0 rgb(187,188,247) , stop:1 rgb(19,20,87));
border-bottom:2px solid  rgb(19,20,87);
font:16px &quot;微软雅黑&quot; ;
color: rgb(255, 255, 255);
background-color: rgb(0, 0, 50);</string>
   </property>
   <property name="text">
    <string>--</string>
   </property>
   <property name="alignment">
    <set>Qt::AlignCenter</set>
   </property>
  </widget>
  <widget class="QLabel" name="line7_4">
   <property name="geometry">
    <rect>
     <x>520</x>
     <y>390</y>
     <width>111</width>
     <height>41</height>
    </rect>
   </property>
   <property name="styleSheet">
    <string notr="true">border-top:2px solid rgb(187,188,247);
border-left: 2px solid qlineargradient(x1:0, y1:0, x2:0, y2:1,stop:0 rgb(187,188,247) , stop:1 rgb(19,20,87));
border-right: 2px solid qlineargradient(x1:0, y1:0, x2:0, y2:1,stop:0 rgb(187,188,247) , stop:1 rgb(19,20,87));
border-bottom:2px solid  rgb(19,20,87);
font:16px &quot;微软雅黑&quot; ;
color: rgb(255, 255, 255);
background-color: rgb(0, 0, 50);</string>
   </property>
   <property name="text">
    <string>--</string>
   </property>
   <property name="alignment">
    <set>Qt::AlignCenter</set>
   </property>
  </widget>
  <widget class="QLabel" name="line7_5">
   <property name="geometry">
    <rect>
     <x>630</x>
     <y>390</y>
     <width>111</width>
     <height>41</height>
    </rect>
   </property>
   <property name="styleSheet">
    <string notr="true">border-top:2px solid rgb(187,188,247);
border-left: 2px solid qlineargradient(x1:0, y1:0, x2:0, y2:1,stop:0 rgb(187,188,247) , stop:1 rgb(19,20,87));
border-right: 2px solid qlineargradient(x1:0, y1:0, x2:0, y2:1,stop:0 rgb(187,188,247) , stop:1 rgb(19,20,87));
border-bottom:2px solid  rgb(19,20,87);
font:16px &quot;微软雅黑&quot; ;
color: rgb(255, 255, 255);
background-color: rgb(0, 0, 50);</string>
   </property>
   <property name="text">
    <string>--</string>
   </property>
   <property name="alignment">
    <set>Qt::AlignCenter</set>
   </property>
  </widget>
  <zorder>line3_3</zorder>
  <zorder>line3_1</zorder>
  <zorder>line4_4</zorder>
  <zorder>line2_name</zorder>
  <zorder>line6_1</zorder>
  <zorder>lbl_1_Mp1_2</zorder>
  <zorder>line6_5</zorder>
  <zorder>line3_2</zorder>
  <zorder>line2_2</zorder>
  <zorder>line5_5</zorder>
  <zorder>line6_3</zorder>
  <zorder>line2_3</zorder>
  <zorder>line1_2</zorder>
  <zorder>lbl_1_Mp1</zorder>
  <zorder>line4_2</zorder>
  <zorder>line5_2</zorder>
  <zorder>lbl_1_Mp1_3</zorder>
  <zorder>line3_6</zorder>
  <zorder>line3_5</zorder>
  <zorder>line5_name</zorder>
  <zorder>line3_name</zorder>
  <zorder>lbl_1_Mp1_6</zorder>
  <zorder>line4_1</zorder>
  <zorder>line6_4</zorder>
  <zorder>line3_4</zorder>
  <zorder>line5_4</zorder>
  <zorder>line4_name</zorder>
  <zorder>line4_3</zorder>
  <zorder>line1_name</zorder>
  <zorder>line6_name</zorder>
  <zorder>line6_2</zorder>
  <zorder>lbl_1_Mp1_7</zorder>
  <zorder>line5_1</zorder>
  <zorder>line4_5</zorder>
  <zorder>line5_3</zorder>
  <zorder>line1_3</zorder>
  <zorder>lbl_1_Mp1_8</zorder>
  <zorder>line4_6</zorder>
  <zorder>line5_6</zorder>
  <zorder>line6_6</zorder>
  <zorder>line7_1</zorder>
  <zorder>line7_3</zorder>
  <zorder>line7_6</zorder>
  <zorder>line7_2</zorder>
  <zorder>line7_name</zorder>
  <zorder>line7_4</zorder>
  <zorder>line7_5</zorder>
  <zorder>line1_1</zorder>
  <zorder>line2_1</zorder>
  <zorder>line1_4</zorder>
  <zorder>line2_4</zorder>
 </widget>
 <resources/>
 <connections/>
</ui>
